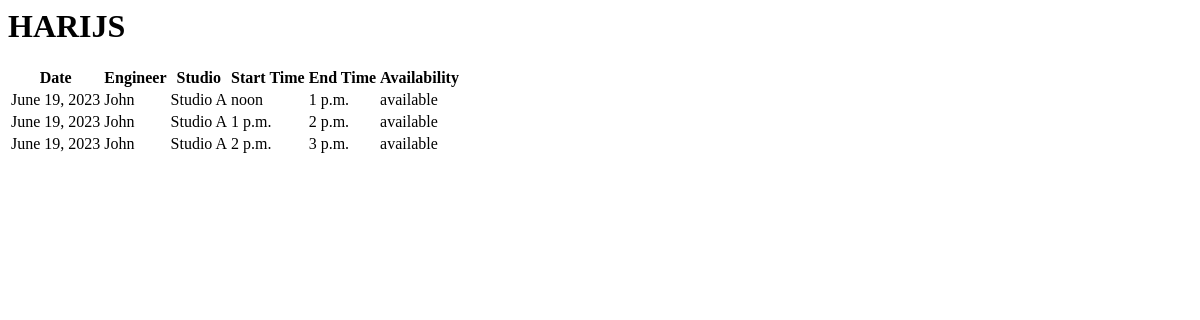
The app's page /booking/schedule/, older data.
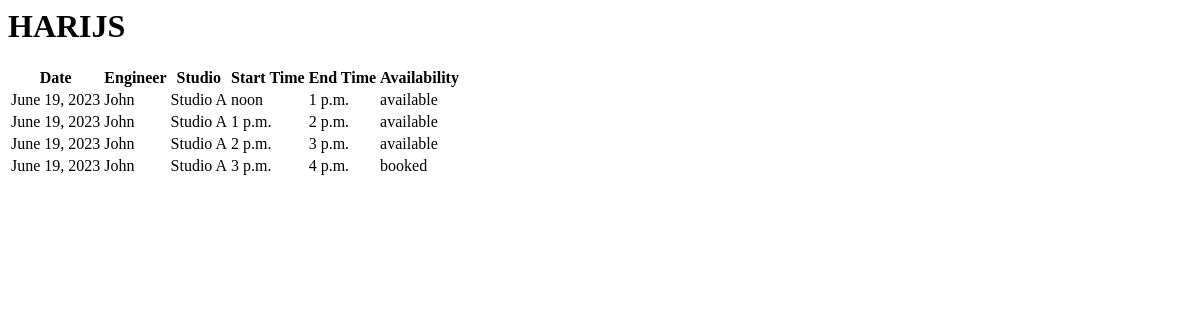
The same page, newer data.
### booking/models.py (models this page shows, shortened)
class Schedule(models.Model):
    AVAILABILITY_CHOICES = [
        ('available', 'Available'),
        ('booked', 'Booked'),
    ]
    engineer = models.ForeignKey(Engineer, on_delete=models.CASCADE)
    studio = models.ForeignKey(Studio, on_delete=models.CASCADE)
    date = models.DateField(default=date.today)
    start_time = models.TimeField()
    end_time = models.TimeField()
    availability = models.CharField(max_length=10, choices=AVAILABILITY_CHOICES, default='available')

class Engineer(models.Model):
    name = models.CharField(max_length=255)
    start_work = models.TimeField()
    end_work = models.TimeField()
    contact_info = models.EmailField(null=True, blank=True)
    studio = models.ForeignKey(Studio, on_delete=models.CASCADE, null=True, blank=True)

class Studio(models.Model):
    name = models.CharField(max_length=255)
    location = models.CharField(max_length=255)

### booking/views.py (the view)
# urls.py: path('schedule/', schedule_view, name='schedule'),
def schedule_view(request):
    schedule_data = Schedule.objects.all()
    context = {'schedule_data': schedule_data}
    return render(request, 'booking/schedule.html', context)

### booking/templates/booking/schedule.html
{% block content %}
  <h1>HARIJS</h1>
  <table>
    <thead>
      <tr>
        <th>Date</th>
        <th>Engineer</th>
        <th>Studio</th>
        <th>Start Time</th>
        <th>End Time</th>
        <th>Availability</th>
      </tr>
    </thead>
    <tbody>
      {% for schedule in schedule_data %}
        <tr>
          <td>{{ schedule.date }}</td>
          <td>{{ schedule.engineer.name }}</td>
          <td>{{ schedule.studio.name }}</td>
          <td>{{ schedule.start_time }}</td>
          <td>{{ schedule.end_time }}</td>
          <td>{{ schedule.availability }}</td>
        </tr>
      {% endfor %}
    </tbody>
  </table>
{% endblock %}

Row changes from the older to the newer data that the page shows:
added Schedule: date "June 19, 2023", engineer.name "John", studio.name "Studio A", start_time "3 p.m.", end_time "4 p.m.", availability "booked"
